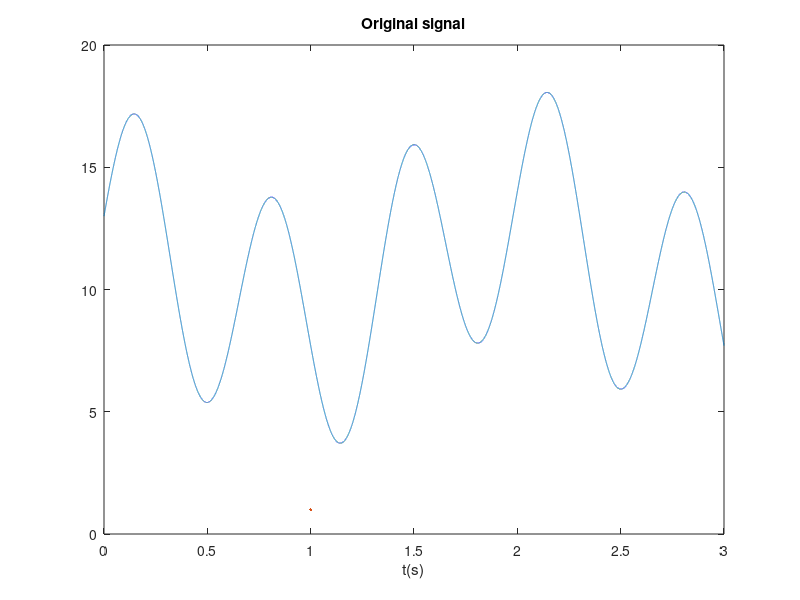
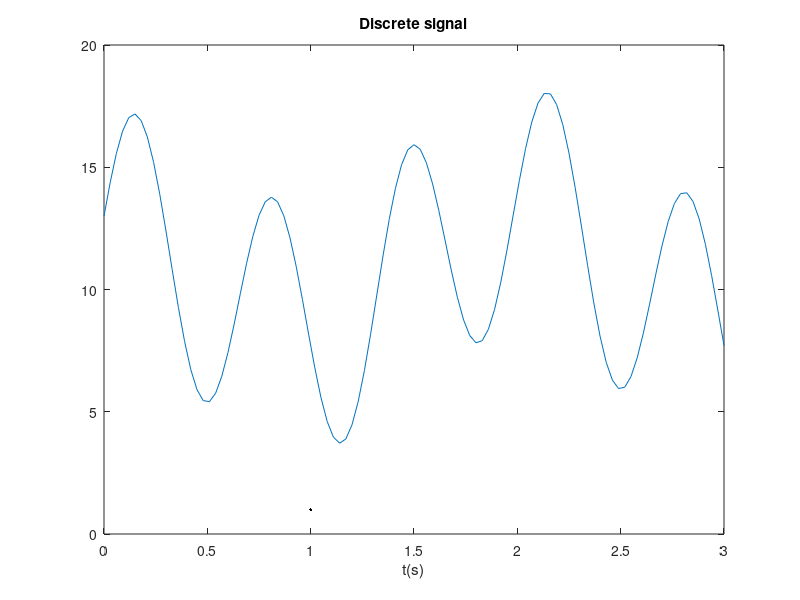
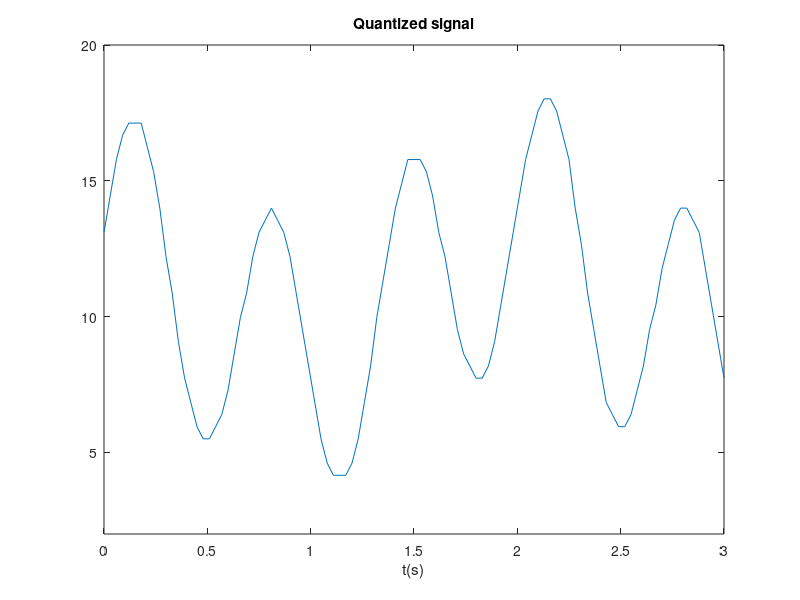
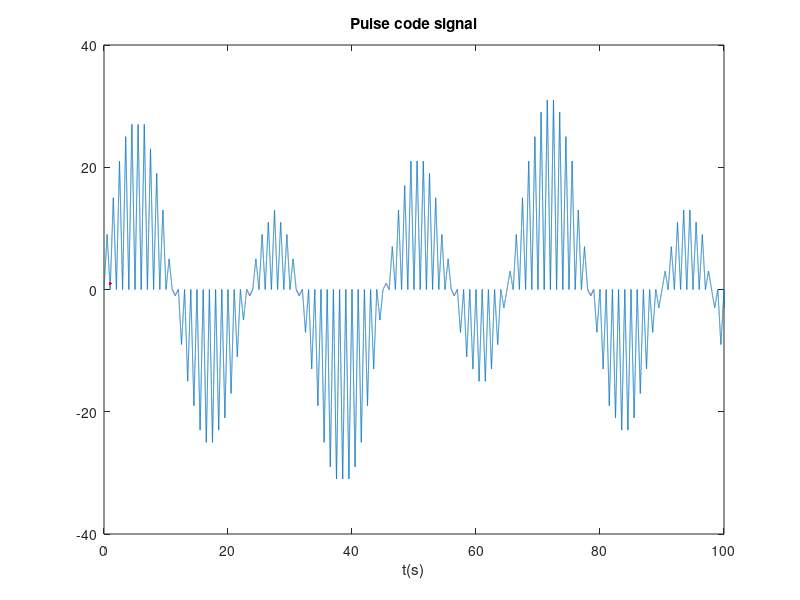

Reproduce these figures in MATLAB, in order. (Note: this script raises an error after producing the figures.)
close all
clear
clc

N=50000;
t=0:3/N:3;

m = 10 + 5.*sin(3*pi*t) + 3.*(cos(pi*t)).^3+sin(pi*t/4);
figure
plot(t,m,LineWidth=1);
title("Original signal")
xlabel("t(s)")

%%%%%%%%%%%%%%%%%%%

n=101 ;
m_d=zeros(1,n);
counter = 1;

for i =1:500:N+1
    m_d(counter)=m(i);
    counter = counter +1 ;
end

t = 0:3/100:3;
figure
plot(t,m_d,LineWidth=1,Color='k');
title("Discrete signal")
xlabel("t(s)")
ylim([0 20])

%%%%%%%%%%%%%%%%%%%%%
m_q=zeros(1,101);
q=zeros(1,32);
l = max(m_d) - min(m_d)+0.001;
for i=1:length(q)
    q(i)=i*l/32;
end
q = q + min(m_d);

temp=zeros(1,32);
for i=1:length(m_d)
    for j=1:length(q)
        temp(j)=abs(m_d(i)-q(j));
    end
    [~,idx] = min(temp);
    m_q(i)=q(idx);
end

figure
plot(t,m_q,LineWidth=1,Color='g');
title("Quantized signal")
xlabel("t(s)")
ylim([2 20])

%%%%%%%%%%%%%%%%%%%%%

load p.mat

pulse_energy = sum(p.^2);

gray_code = cell(1,32);
gray_code{1}='00000';gray_code{2}='00001';gray_code{3}='00010';gray_code{4}='00011';gray_code{5}='00100';gray_code{6}='00101';gray_code{7}='00110';gray_code{8}='00111';
gray_code{9}='01000';gray_code{10}='01001';gray_code{11}='01010';gray_code{12}='01011';gray_code{13}='01100';gray_code{14}='01101';gray_code{15}='01110';gray_code{16}='01111';
gray_code{17}='10000';gray_code{18}='10001';gray_code{19}='10010';gray_code{20}='10011';gray_code{21}='10100';gray_code{22}='10101';gray_code{23}='10110';gray_code{24}='10111';
gray_code{25}='11000';gray_code{26}='11001';gray_code{27}='11010';gray_code{28}='11011';gray_code{29}='11100';gray_code{30}='11101';gray_code{31}='11110';gray_code{32}='11111';

a = cell(2,32);
for i=1:length(q)
    a{1,i}=q(i); a{2,i}=gray_code(i);
end


t=0:1/1000:101;
m_p= zeros(1,length(t));
counter = 1;
for i=1:1000:length(m_p)-1
    for j=1:32
        if(m_q(counter)==q(j))
            m_p(i:i+999)= (2*j-33).*p;
        end
    end
    counter = counter +1;
end

figure
plot(t,m_p,LineWidth=1,Color='r')
title("Pulse code signal")
xlabel("t(s)")
xlim([0 100])

%%%%%%%%%%%%%%%%

power = sum(m_p.^2)/length(m_p);
SNR=2;
p_n=power/(10^(SNR/10));
n_t = sqrt(p_n)*randn(1,length(m_p));
m_n = m_p + n_t;
figure
plot(t,m_n,LineWidth=1,Color='r')
title("Pulse code signal with noise")
xlabel("t(s)")
xlim([0 100])

energy = zeros(1,32);
for i=1:32
    energy(i)=sum((2*i-33).*p.*p);
end

%%%%%

m_q_n = zeros(1,length(m_q));
temp = zeros(1,32);
counter = 1;
for i=1:1000:length(m_n)-1
    for j=1:32
        temp(j)=abs(sum(m_n(i:i+999).*p)-energy(j));
    end
    [~,idx] = min(temp);
    m_q_n(counter)=a{1,idx};
    counter = counter + 1;
end

t = 0:3/100:3;
figure
plot(t,m_q_n,linewidth=1,Color='g');
title("Quantized signal after Demodulation")
xlabel("t(s)")
ylim([2 20])

%%%%%%%%%%%%%%%%

error = 0;
for i=1:length(m_q_n)
    if (m_q_n(i)~=m_q(i))
        error = error +1;
    end
end

error = error/length(m_q_n);

A = cell(101,5);
B = cell(101,5);

for i=1:length(m_q)
    for j=1:32
        if(q(j)==m_q(i))
            A{i,1} = extract(a{2,j},1);
            A{i,2} = extract(a{2,j},2);
            A{i,3} = extract(a{2,j},3);
            A{i,4} = extract(a{2,j},4);
            A{i,5} = extract(a{2,j},5);
        end
    end
end

for i=1:length(m_q_n)
    for j=1:32
        if(q(j)==m_q_n(i))
            B{i,1} = extract(a{2,j},1);
            B{i,2} = extract(a{2,j},2);
            B{i,3} = extract(a{2,j},3);
            B{i,4} = extract(a{2,j},4);
            B{i,5} = extract(a{2,j},5);
        end
    end
end

BER = 0;
for i=1:length(m_q)
    for j=1:5
        if (strcmp(A{i,j},B{i,j})==0)
            BER = BER + 1;
        end
    end
end

BER = BER / (101 * 5);

% Bonus part %

x = zeros(1,length(m_q_n));
counter = 1;
for i=1:500:length(m)
    x(counter) = i ;
    counter = counter + 1 ;
end
y = 10 + 5.*sin(3*pi*x) + 3.*(cos(pi*x)).^3+sin(pi*x/4);
xx=0:3/N:3;
yy=spline(x,y,xx);
figure
plot(x,y,'o',xx,yy)





